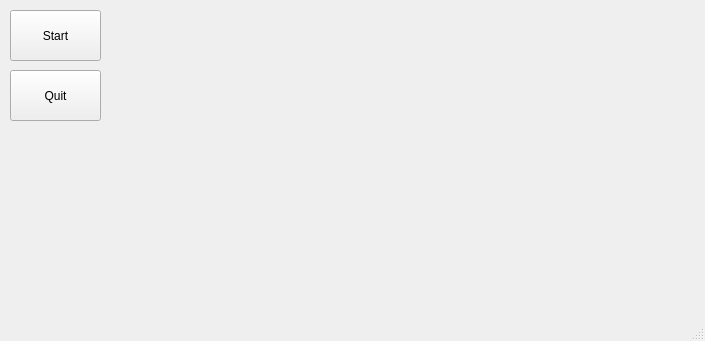
<?xml version="1.0" encoding="UTF-8"?>
<ui version="4.0">
 <class>zbarGui</class>
 <widget class="QMainWindow" name="zbarGui">
  <property name="geometry">
   <rect>
    <x>0</x>
    <y>0</y>
    <width>705</width>
    <height>341</height>
   </rect>
  </property>
  <property name="windowTitle">
   <string>MainWindow</string>
  </property>
  <widget class="QWidget" name="centralwidget">
   <widget class="QPushButton" name="pushButton">
    <property name="geometry">
     <rect>
      <x>10</x>
      <y>10</y>
      <width>91</width>
      <height>51</height>
     </rect>
    </property>
    <property name="text">
     <string>Start</string>
    </property>
   </widget>
   <widget class="QPushButton" name="pushButton_2">
    <property name="geometry">
     <rect>
      <x>10</x>
      <y>70</y>
      <width>91</width>
      <height>51</height>
     </rect>
    </property>
    <property name="text">
     <string>Quit</string>
    </property>
   </widget>
   <widget class="QLabel" name="label">
    <property name="geometry">
     <rect>
      <x>110</x>
      <y>10</y>
      <width>251</width>
      <height>271</height>
     </rect>
    </property>
    <property name="text">
     <string/>
    </property>
   </widget>
   <widget class="QLabel" name="label_2">
    <property name="geometry">
     <rect>
      <x>340</x>
      <y>10</y>
      <width>251</width>
      <height>271</height>
     </rect>
    </property>
    <property name="text">
     <string/>
    </property>
   </widget>
  </widget>
  <widget class="QMenuBar" name="menubar">
   <property name="geometry">
    <rect>
     <x>0</x>
     <y>0</y>
     <width>705</width>
     <height>25</height>
    </rect>
   </property>
  </widget>
  <widget class="QStatusBar" name="statusbar"/>
 </widget>
 <resources/>
 <connections/>
</ui>
